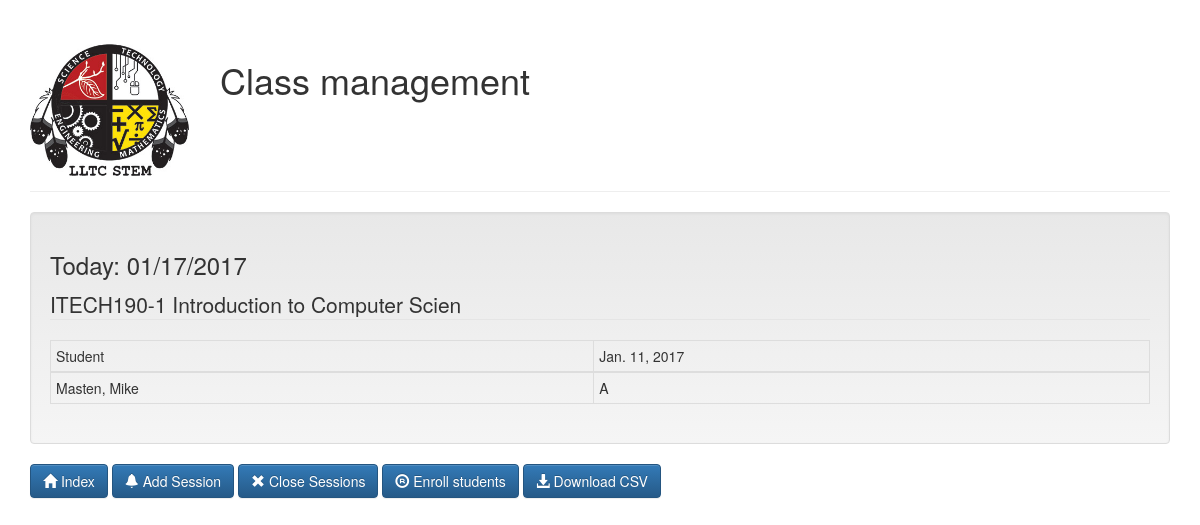
Screenshot of /instructor/class_detail/2 (signed in) with the database file from the repository.
### attendance/models.py (models this page shows, shortened)
class Class(models.Model):
    SPRING = 0
    FALL = 1
    SEMESTERS = (
        (SPRING, 'Spring'),
        (FALL, 'Fall')
    )
    semester = models.SmallIntegerField(choices=SEMESTERS)
    year = models.IntegerField()
    class_id = models.CharField(max_length=12)
    name = models.CharField(max_length=30)
    enrolled_students = models.ManyToManyField('Student', blank=True)
    class Meta:
        verbose_name_plural = "Classes"

class Session(models.Model):
    date = models.DateField(default=datetime.date.today)
    password = models.CharField(max_length=16)
    session_class = models.ForeignKey(Class)
    students_present = models.ManyToManyField(Student, blank=True)
    is_open = models.BooleanField(default=True)

class Student(models.Model):
    first_name = models.CharField(max_length=30)
    last_name = models.CharField(max_length=30)
    student_id = models.CharField(max_length=6, unique=True)

### instructor/views.py (the view)
# urls.py: url(r'^class_detail/(?P<pk>[0-9]+)$', views.ClassDetailView.as_view(), name='class_detail'),
class ClassDetailView(generic.DetailView):
    template_name = "instructor/class_detail.html"
    model = Class
    context_object_name = 'class_detail'
    def get_context_data(self, **kwargs):
        context = super(ClassDetailView, self).get_context_data(**kwargs)
        if self.request.user.is_authenticated():
            my_class = self.get_object()
            my_sessions = Session.objects.filter(session_class=my_class).order_by('date')
            context['sessions'] = my_sessions
        return context

### instructor/templates/instructor/class_detail.html (shortened to what this page needs)
<!DOCTYPE html>
<html lang="en">
{% load static i18n widget_tweaks %}
<head>
    <link rel="stylesheet" href="https://maxcdn.bootstrapcdn.com/bootstrap/3.3.7/css/bootstrap.min.css">
    <link rel="stylesheet" href="https://maxcdn.bootstrapcdn.com/bootstrap/3.3.7/css/bootstrap-theme.min.css">
    <link rel="stylesheet" href="{% static "instructor/stylesheets/main.css" %}" type="text/css" />
    <div class="container">
        <div class="page-header">
            <div class="row row-table">
                <div class="vcenter">
                    <div class="col-lg-2 col-sm-6"><img class="img-responsive" src="{% static "instructor/images/stem_logo.jpg" %}"/></div>
                    <div class="col-lg-10 col-sm-6"><h1>Class management</h1></div>
                </div>
            </div>
        </div>
        {% if user.is_authenticated %}
            <section>
                <div class="well">
                    {% if class_detail %}
                        <h3>Today: {% now "SHORT_DATE_FORMAT" %}</h3>
                        <table class="table table-bordered table-condensed table-hover">
                            <legend>{{ class_detail.class_id }} {{ class_detail.name }}</legend>
                            <thead>
                            <tr>
                                <td>Student</td>
                                {% for session in sessions %}
                                    {% if session.is_open %}
                                        <td style="background-color: gold">{{ session.date }}</td>
                                    {% else %}
                                        <td>{{ session.date }}</td>
                                    {% endif %}
                                {% endfor %}
                            </tr>
                            </thead>
                            {% for student in class_detail.enrolled_students.all %}
                                <tr>
                                    <td>{{ student.last_name }}, {{ student.first_name }}</td>
                                    {% for session in sessions %}
                                        {% if student in session.students_present.all %}
                                            <td>P</td>
                                        {% else %}
                                            <td>A</td>
                                        {% endif %}
                                    {% endfor %}
                                </tr>
                            {% endfor %}
                        </table>
                    {% endif %}
                </div>
            </section>
            <section>
                <a href="{% url 'instructor:instructor_index' %}" class="btn btn-primary">
                    <span class="glyphicon glyphicon-home"></span> Index
                </a>
                <a href="{% url 'instructor:instructor_create_session' class_detail.id %}" class="btn btn-primary">
                    <span class="glyphicon glyphicon-bell"></span> Add Session
                </a>
                <a href="{% url 'instructor:close_sessions' class_detail.id %}" class="btn btn-primary">
                    <span class="glyphicon glyphicon-remove"></span> Close Sessions
                </a>
                <a href="{% url 'instructor:enroll_students' class_detail.id %}" class="btn btn-primary">
                    <span class="glyphicon glyphicon-registration-mark"></span> Enroll students
                </a>
                <a href="{% url 'instructor:csv' class_detail.id %}" class="btn btn-primary">
                    <span class="glyphicon glyphicon-download-alt"></span> Download CSV
                </a>
            </section>
        {% endif %}
    </div>
</head>
<body>
</body>
</html>

### instructor/static/instructor/stylesheets/main.css (style rules this page uses)
.row-table { display:table; width: 100%; }
.vcenter { display:table-cell; vertical-align: middle; }

### rows the page displays
Class: class_id "ITECH190-1", name "Introduction to Computer Scien"
Session: date "Jan. 11, 2017", shows "A"
Student: last_name "Masten", first_name "Mike"
